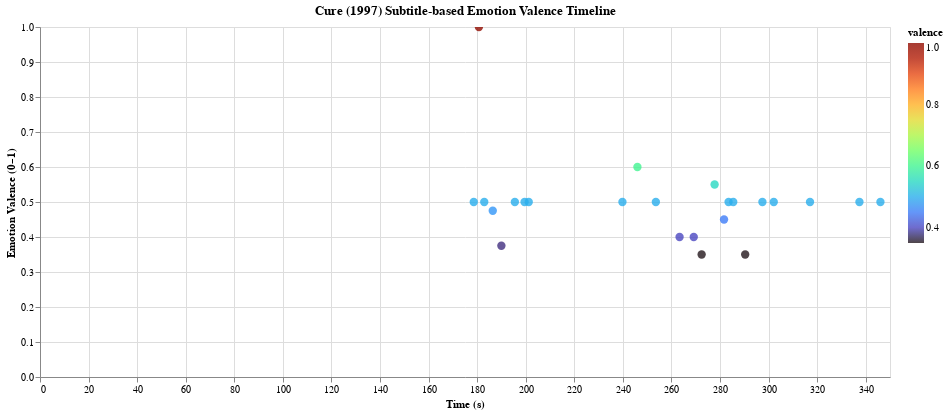

The notebook cell this image was saved under:
### Code cell
import altair as alt
import pandas as pd

# 분석 결과 파일 경로
csv_path = "../data/processed/cure_llm_labeled_sample.csv"

# 데이터 불러오기
df = pd.read_csv(csv_path)

# valence 시각화
chart = alt.Chart(df).mark_circle(size=70, opacity=0.8).encode(
    x=alt.X('start', title='Time (s)'),
    y=alt.Y('valence', title='Emotion Valence (0–1)', scale=alt.Scale(domain=[0, 1])),
    color=alt.Color('valence:Q', scale=alt.Scale(scheme='turbo')),
    tooltip=['id', 'text', 'emotions', 'valence', 'situation', 'situation_type']
).properties(
    width=850,
    height=350,
    title="Cure (1997) Subtitle-based Emotion Valence Timeline"
)

chart.interactive().show()

### Figure 1 — Vega-Lite specification as saved in the notebook (floating-point values rounded to 4 significant figures)
{"config": {"view": {"continuousWidth": 300, "continuousHeight": 300}}, "data": {"name": "data-6b714d71b27149e712955ce587b401c1"}, "mark": {"type": "circle", "opacity": 0.8, "size": 70}, "encoding": {"color": {"field": "valence", "scale": {"scheme": "turbo"}, "type": "quantitative"}, "tooltip": [{"field": "id", "type": "quantitative"}, {"field": "text", "type": "nominal"}, {"field": "emotions", "type": "nominal"}, {"field": "valence", "type": "quantitative"}, {"field": "situation", "type": "nominal"}, {"field": "situation_type", "type": "nominal"}], "x": {"field": "start", "title": "Time (s)", "type": "quantitative"}, "y": {"field": "valence", "scale": {"domain": [0, 1]}, "title": "Emotion Valence (0–1)", "type": "quantitative"}}, "height": 350, "params": [{"name": "param_1", "select": {"type": "interval", "encodings": ["x", "y"]}, "bind": "scales"}], "title": "Cure (1997) Subtitle-based Emotion Valence Timeline", "width": 850, "$schema": "https://vega.github.io/schema/vega-lite/v5.20.1.json", "datasets": {"data-6b714d71b27149e712955ce587b401c1": [{"id": 20, "start": 178.6, "end": 180.6, "text": "- You are?\n- Takabe, from headquarters.", "emotions": "['neutral']", "situation": "introducing oneself", "situation_type": "dialogue", "valence": 0.5}, {"id": 21, "start": 180.7, "end": 182.8, "text": "Thank you for coming.", "emotions": "['happiness']", "situation": "expressing gratitude", "situation_type": "social interaction", "valence": 1.0}, {"id": 22, "start": 182.9, "end": 186.3, "text": "Mr. Takabe,\ndo you want to see the cleaner...", "emotions": "['neutral']", "situation": "meeting a cleaner", "situation_type": "introduction", "valence": 0.5}, {"id": 23, "start": 186.4, "end": 188.8, "text": "- who found the body?\n- No.", "emotions": "['neutral', 'contempt']", "situation": "investigating a murder", "situation_type": "crime", "valence": 0.475}, {"id": 24, "start": 190.0, "end": 194.2, "text": "A prostitute. Something like this\nwas bound to happen someday.", "emotions": "['sadness', 'contempt']", "situation": "condemning someone's actions", "situation_type": "judgment", "valence": 0.375}, {"id": 25, "start": 195.5, "end": 198.9, "text": "- I'm Takabe.\n- Yasukawa, from the precinct.", "emotions": "['neutral']", "situation": "introducing oneself", "situation_type": "social", "valence": 0.5}, {"id": 26, "start": 199.5, "end": 201.0, "text": "Find anything?", "emotions": "['neutral']", "situation": "searching for something", "situation_type": "investigation", "valence": 0.5}, {"id": 27, "start": 201.2, "end": 202.5, "text": "Yes.", "emotions": "['neutral']", "situation": "simple agreement", "situation_type": "dialogue", "valence": 0.5}, {"id": 28, "start": 239.8, "end": 245.3, "text": "If it was this Kuwano guy,\nhe took off in the raw.", "emotions": "['neutral']", "situation": "investigating a suspect", "situation_type": "investigation", "valence": 0.5}, {"id": 29, "start": 246.0, "end": 250.2, "text": "And he left us his ID.", "emotions": "['surprise', 'neutral']", "situation": "inheriting an id", "situation_type": "family", "valence": 0.6}, {"id": 30, "start": 253.6, "end": 255.0, "text": "Excuse me.", "emotions": "['neutral']", "situation": "polite conversation", "situation_type": "social", "valence": 0.5}, {"id": 31, "start": 263.3, "end": 268.4, "text": "She was struck with a blunt object,\nbut she died from loss of blood.", "emotions": "['sadness', 'neutral']", "situation": "murder investigation", "situation_type": "crime", "valence": 0.4}, {"id": 32, "start": 269.2, "end": 271.8, "text": "It wouldn't have taken long.", "emotions": "['sadness', 'neutral']", "situation": "reflection on past event", "situation_type": "introspection", "valence": 0.4}, {"id": 33, "start": 272.4, "end": 276.8, "text": "Both carotid arteries\nhave been neatly severed.", "emotions": "['disgust', 'sadness']", "situation": "victim of brutal murder", "situation_type": "crime", "valence": 0.35}, {"id": 34, "start": 277.8, "end": 281.5, "text": "Have you ever seen wounds\nlike this before?", "emotions": "['disgust', 'surprise']", "situation": "examining wounds", "situation_type": "medical", "valence": 0.55}, {"id": 35, "start": 281.7, "end": 282.8, "text": "No.", "emotions": "['contempt']", "situation": "refusing something", "situation_type": "conflict", "valence": 0.45}, {"id": 36, "start": 283.5, "end": 284.5, "text": "I see.", "emotions": "['neutral']", "situation": "realization", "situation_type": "introspection", "valence": 0.5}, {"id": 37, "start": 285.5, "end": 289.2, "text": "But the perp is no ordinary character.", "emotions": "['neutral']", "situation": "describing a suspect", "situation_type": "investigation", "valence": 0.5}, {"id": 38, "start": 290.4, "end": 294.8, "text": "You don't have to go this far\njust to kill someone.", "emotions": "['anger', 'contempt']", "situation": "confronting a killer", "situation_type": "confrontation", "valence": 0.35}, {"id": 39, "start": 297.5, "end": 301.4, "text": "The suspect may have\na motorcycle or a bicycle.", "emotions": "['neutral']", "situation": "describing a suspect", "situation_type": "investigation", "valence": 0.5}, {"id": 40, "start": 302.1, "end": 306.0, "text": "Check all the service roads.\nI'm on my way.", "emotions": "['neutral']", "situation": "giving directions", "situation_type": "instruction", "valence": 0.5}, {"id": 41, "start": 317.1, "end": 319.8, "text": "I'm going to check out his neighborhood.\nYou want to come?", "emotions": "['neutral']", "situation": "inviting to a trip", "situation_type": "social", "valence": 0.5}, {"id": 42, "start": 337.4, "end": 339.6, "text": "Takabe, here.", "emotions": "['neutral']", "situation": "calling someone", "situation_type": "dialogue", "valence": 0.5}, {"id": 43, "start": 346.1, "end": 349.2, "text": "<i>Then there was blood everywhere.</i>", "emotions": "[]", "situation": "unknown", "situation_type": "unknown", "valence": 0.5}]}}
